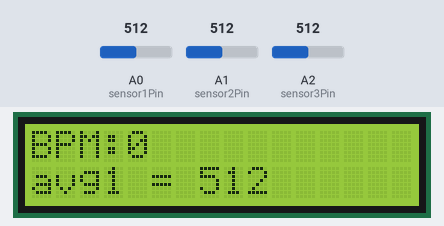
A sketch run on a simulated Arduino Uno, built with avr-gcc and run on an emulated ATmega328P. On the bench: 16×2 character LCD. Inputs (shaded band) come from the test bench; at power-on: A0 (sensor1Pin) = 512, A1 (sensor2Pin) = 512, A2 (sensor3Pin) = 512.

Above: at 1.2 s.
1.3 s: A0 (sensor1Pin) set to 910
At 3.3 s:
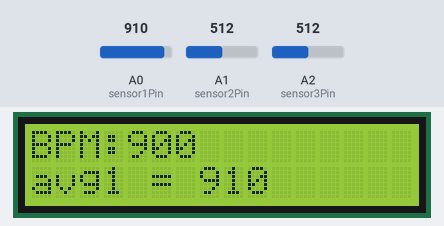
3.9 s: A0 (sensor1Pin) set to 900
At 4.6 s:
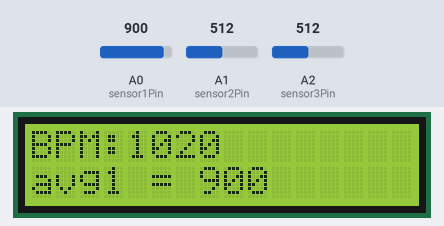
5.4 s: A0 (sensor1Pin) set to 1023
At 11.1 s:
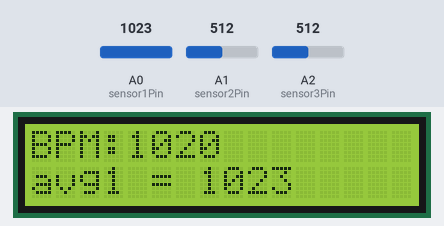
Timing chart, 0 to 12.6 s (numbered marks = the images above; inputs shaded):
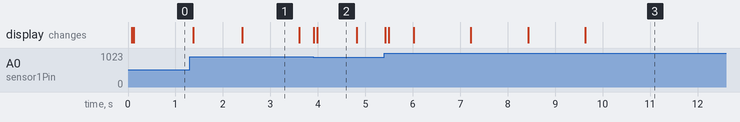

Measured:
- after the input at 1.3 s, the display: first changes after 0.07 s (image 1 shows a later state)
- after the input at 3.9 s, the display: first changes at once (image 2 shows a later state)
- after the input at 5.4 s, the display: first changes at once (image 3 shows a later state)
- what the display in image 1 shows lasts 1.2 s, from 2.4 s to 3.6 s
- what the display in image 2 shows lasts 0.8 s, from 4.0 s to 4.8 s

The sketch:

lcd_one_sensor_display.ino
```cpp
#include <LiquidCrystal.h>

//Initialize LCD
LiquidCrystal lcd(12, 11, 10, 5, 4, 3, 2);

int sensor1Pin = A0;
int sensor2Pin = A1;
int sensor3Pin = A2;

int sensor1Val = 0;
int sensor2Val = 0;
int sensor3Val = 0;

// to filter
int windowSize = 5;
int delay_rate = 10; //ms
int sensor1Filt[5];
int sensCount  = 0;

// for bpm
int bpm_count  = 0;
int bpm_tick   = 0;
int bpm_window = 1000/delay_rate;
int bpm = 0;


void setup() {
  // put your setup code here, to run once:
  // initialize serial communications at 9600 bps:
//  Serial.begin(9600);

  //Set LCD Display Size
  lcd.begin(16,2);
  lcd.clear();

  for(int i=0; i<windowSize; i++){
    sensor1Filt[i] = 0;
  }

}

void loop() {
  // put your main code here, to run repeatedly:

  // read the value from the sensor:
  sensor1Val = analogRead(sensor1Pin);
  sensor2Val = analogRead(sensor2Pin);
  sensor3Val = analogRead(sensor3Pin);

  if(sensCount < windowSize){
    sensor1Filt[sensCount] = sensor1Val;
    sensCount += 1;
  }else{
    sensCount = 0;
    int avg = 0;
    for(int i=0; i<windowSize; i++){
      avg += sensor1Filt[i];
    }
    avg /= windowSize;
    lcd.setCursor(2,0);
  //  lcd.print(String(sensor1Val));
//    lcd.print(String(sensor1Filt[0]));
//    lcd.print(" ");
//    lcd.print(String(sensor1Filt[1]));
//    lcd.print(" ");
//    lcd.print(String(sensor1Filt[2]));
//    lcd.print(" ");


    lcd.setCursor(0,1);
    lcd.print("avg1 = ");
    lcd.print(String(avg));

    if (avg>900){
      bpm_tick += 1;
    }
  }

  bpm_count += 1;

  if (bpm_count>bpm_window){
    bpm       = bpm_tick*60;
    bpm_tick  = 0;
    bpm_count = 0;
  }

  // print the results to lcd
  delay(delay_rate);
  lcd.setCursor(0,0);
  lcd.print("BPM:");
  lcd.print(String(bpm));
  lcd.print(" ");

}
```
